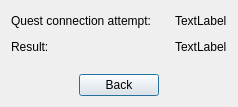
<?xml version="1.0" encoding="UTF-8"?>
<ui version="4.0">
 <class>Dialog</class>
 <widget class="QDialog" name="Dialog">
  <property name="geometry">
   <rect>
    <x>0</x>
    <y>0</y>
    <width>238</width>
    <height>107</height>
   </rect>
  </property>
  <property name="windowTitle">
   <string>Connect to Quest</string>
  </property>
  <layout class="QHBoxLayout" name="horizontalLayout_4">
   <item>
    <layout class="QVBoxLayout" name="verticalLayout">
     <item>
      <layout class="QHBoxLayout" name="horizontalLayout">
       <item>
        <widget class="QLabel" name="label">
         <property name="text">
          <string>Quest connection attempt: </string>
         </property>
        </widget>
       </item>
       <item>
        <spacer name="horizontalSpacer">
         <property name="orientation">
          <enum>Qt::Horizontal</enum>
         </property>
         <property name="sizeHint" stdset="0">
          <size>
           <width>40</width>
           <height>20</height>
          </size>
         </property>
        </spacer>
       </item>
       <item>
        <widget class="QLabel" name="attemptsLabel">
         <property name="text">
          <string>TextLabel</string>
         </property>
        </widget>
       </item>
      </layout>
     </item>
     <item>
      <layout class="QHBoxLayout" name="horizontalLayout_2">
       <item>
        <widget class="QLabel" name="label_2">
         <property name="text">
          <string>Result:</string>
         </property>
        </widget>
       </item>
       <item>
        <spacer name="horizontalSpacer_4">
         <property name="orientation">
          <enum>Qt::Horizontal</enum>
         </property>
         <property name="sizeHint" stdset="0">
          <size>
           <width>40</width>
           <height>20</height>
          </size>
         </property>
        </spacer>
       </item>
       <item>
        <widget class="QLabel" name="resultLabel">
         <property name="text">
          <string>TextLabel</string>
         </property>
        </widget>
       </item>
      </layout>
     </item>
     <item>
      <spacer name="verticalSpacer">
       <property name="orientation">
        <enum>Qt::Vertical</enum>
       </property>
       <property name="sizeHint" stdset="0">
        <size>
         <width>20</width>
         <height>40</height>
        </size>
       </property>
      </spacer>
     </item>
     <item>
      <layout class="QHBoxLayout" name="horizontalLayout_3">
       <item>
        <spacer name="horizontalSpacer_7">
         <property name="orientation">
          <enum>Qt::Horizontal</enum>
         </property>
         <property name="sizeHint" stdset="0">
          <size>
           <width>40</width>
           <height>20</height>
          </size>
         </property>
        </spacer>
       </item>
       <item>
        <widget class="QPushButton" name="backButton">
         <property name="text">
          <string>Back</string>
         </property>
        </widget>
       </item>
       <item>
        <spacer name="horizontalSpacer_8">
         <property name="orientation">
          <enum>Qt::Horizontal</enum>
         </property>
         <property name="sizeHint" stdset="0">
          <size>
           <width>40</width>
           <height>20</height>
          </size>
         </property>
        </spacer>
       </item>
      </layout>
     </item>
    </layout>
   </item>
  </layout>
 </widget>
 <resources/>
 <connections/>
</ui>
